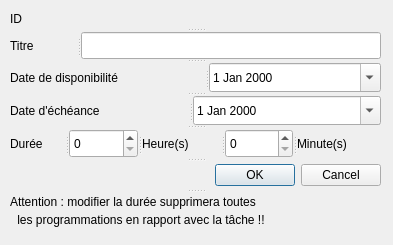
<?xml version="1.0" encoding="UTF-8"?>
<ui version="4.0">
 <class>EditionTacheUnitaireWindow</class>
 <widget class="QDialog" name="EditionTacheUnitaireWindow">
  <property name="geometry">
   <rect>
    <x>0</x>
    <y>0</y>
    <width>393</width>
    <height>245</height>
   </rect>
  </property>
  <property name="windowTitle">
   <string>Édition d'une Tâche Unitaire</string>
  </property>
  <widget class="QSplitter" name="splitter_6">
   <property name="geometry">
    <rect>
     <x>10</x>
     <y>10</y>
     <width>371</width>
     <height>201</height>
    </rect>
   </property>
   <property name="orientation">
    <enum>Qt::Vertical</enum>
   </property>
   <widget class="QSplitter" name="splitter">
    <property name="orientation">
     <enum>Qt::Horizontal</enum>
    </property>
    <widget class="QLabel" name="ID_Lab">
     <property name="text">
      <string>ID</string>
     </property>
    </widget>
   </widget>
   <widget class="QSplitter" name="splitter_2">
    <property name="orientation">
     <enum>Qt::Horizontal</enum>
    </property>
    <widget class="QLabel" name="Titre_Lab">
     <property name="text">
      <string>Titre</string>
     </property>
    </widget>
    <widget class="QLineEdit" name="Titre_Edit"/>
   </widget>
   <widget class="QSplitter" name="splitter_3">
    <property name="orientation">
     <enum>Qt::Horizontal</enum>
    </property>
    <widget class="QLabel" name="Dispo_Lab">
     <property name="text">
      <string>Date de disponibilité</string>
     </property>
    </widget>
    <widget class="QDateEdit" name="Dispo_Edit">
     <property name="calendarPopup">
      <bool>true</bool>
     </property>
    </widget>
   </widget>
   <widget class="QSplitter" name="splitter_4">
    <property name="orientation">
     <enum>Qt::Horizontal</enum>
    </property>
    <widget class="QLabel" name="Echeance_Lab">
     <property name="text">
      <string>Date d'échéance</string>
     </property>
    </widget>
    <widget class="QDateEdit" name="Echeance_Edit">
     <property name="calendarPopup">
      <bool>true</bool>
     </property>
    </widget>
   </widget>
   <widget class="QSplitter" name="splitter_5">
    <property name="orientation">
     <enum>Qt::Horizontal</enum>
    </property>
    <widget class="QLabel" name="Duree_Lab">
     <property name="text">
      <string>Durée</string>
     </property>
    </widget>
    <widget class="QSpinBox" name="Heure_Box"/>
    <widget class="QLabel" name="Heure_Lab">
     <property name="text">
      <string>Heure(s)</string>
     </property>
    </widget>
    <widget class="QSpinBox" name="Minute_Box"/>
    <widget class="QLabel" name="Minute_Lab">
     <property name="text">
      <string>Minute(s)</string>
     </property>
    </widget>
   </widget>
   <widget class="QDialogButtonBox" name="buttonBox">
    <property name="orientation">
     <enum>Qt::Horizontal</enum>
    </property>
    <property name="standardButtons">
     <set>QDialogButtonBox::Cancel|QDialogButtonBox::Ok</set>
    </property>
   </widget>
   <widget class="QLabel" name="label">
    <property name="text">
     <string>Attention : modifier la durée supprimera toutes</string>
    </property>
   </widget>
  </widget>
  <widget class="QLabel" name="label_2">
   <property name="geometry">
    <rect>
     <x>14</x>
     <y>210</y>
     <width>331</width>
     <height>20</height>
    </rect>
   </property>
   <property name="text">
    <string> les programmations en rapport avec la tâche !!</string>
   </property>
  </widget>
 </widget>
 <resources/>
 <connections>
  <connection>
   <sender>buttonBox</sender>
   <signal>accepted()</signal>
   <receiver>EditionTacheUnitaireWindow</receiver>
   <slot>accept()</slot>
   <hints>
    <hint type="sourcelabel">
     <x>200</x>
     <y>196</y>
    </hint>
    <hint type="destinationlabel">
     <x>196</x>
     <y>110</y>
    </hint>
   </hints>
  </connection>
  <connection>
   <sender>buttonBox</sender>
   <signal>rejected()</signal>
   <receiver>EditionTacheUnitaireWindow</receiver>
   <slot>reject()</slot>
   <hints>
    <hint type="sourcelabel">
     <x>200</x>
     <y>196</y>
    </hint>
    <hint type="destinationlabel">
     <x>196</x>
     <y>110</y>
    </hint>
   </hints>
  </connection>
 </connections>
</ui>
